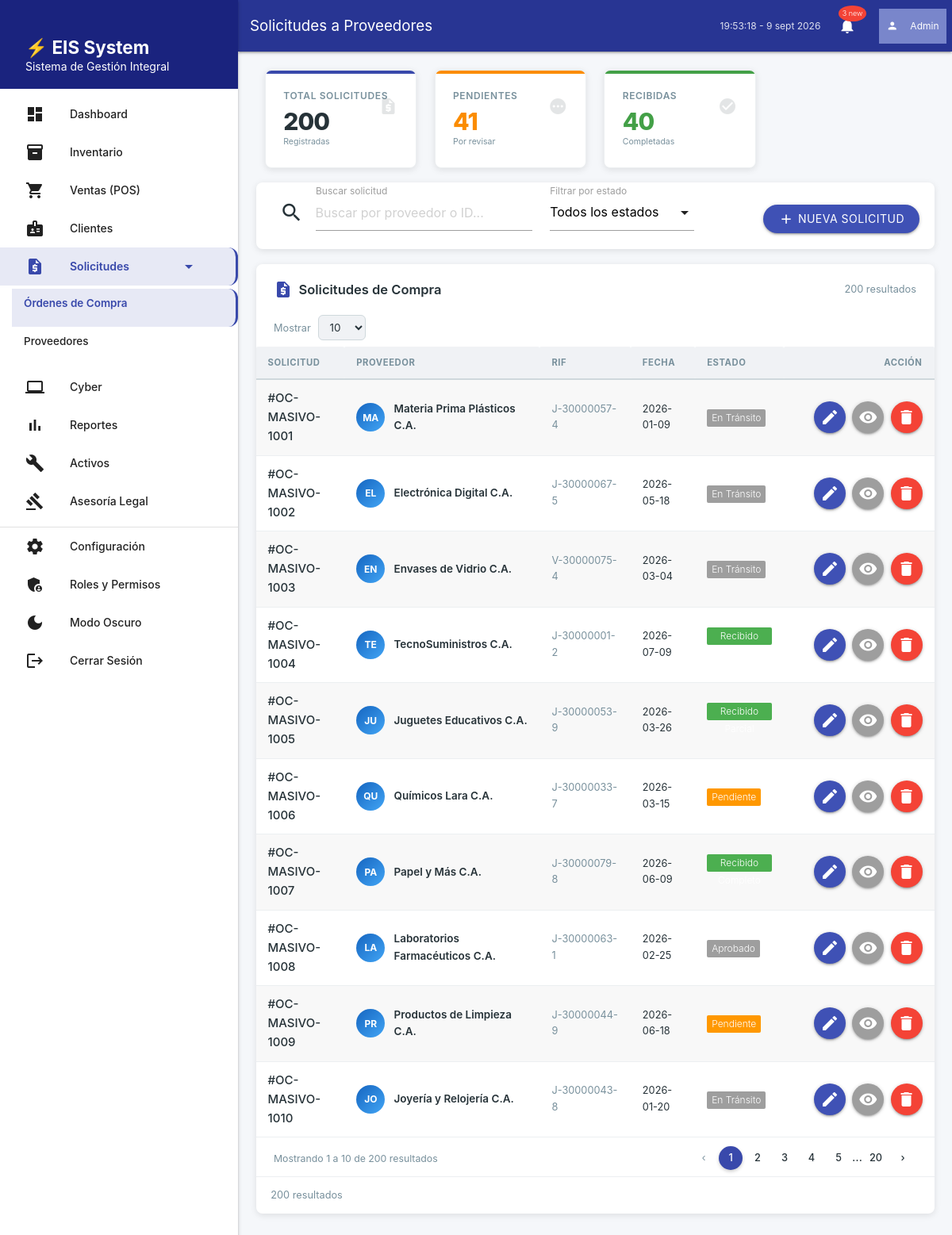
/?pagina=proveedores (signed in), run on the app's committed database.
### tables this page shows
CREATE TABLE orden_abastecimiento
(
    id              INT PRIMARY KEY AUTO_INCREMENT,
    numero_de_orden VARCHAR(50) not null,
    fecha           DATE        not null,
    fk_proveedor    INT,
    fk_status       INT,
    FOREIGN KEY (fk_proveedor) REFERENCES proveedores (id)
        ON DELETE RESTRICT
        ON UPDATE CASCADE,
    FOREIGN KEY (fk_status) REFERENCES status_seguimiento (id)
        ON DELETE RESTRICT
        ON UPDATE CASCADE
);

CREATE TABLE proveedores
(
    id       INT PRIMARY KEY AUTO_INCREMENT,
    rif      VARCHAR(20) UNIQUE NOT NULL,
    nombre   VARCHAR(100)       not null,
    email    VARCHAR(100)       not null,
    telefono VARCHAR(20)        not null
);

CREATE TABLE status_seguimiento
(
    id     INT PRIMARY KEY AUTO_INCREMENT,
    status VARCHAR(50) NOT NULL
);

### app/core/router.php (called while the page is built, shortened)
<?php
class Router
{
    public function handle(): void
    {
        $this->render();
    }
    private function render(): void
    {
        require __DIR__ . '/../template/layout.php';
    }
}

### index.php (called while the page is built, shortened)
<?php
$router = new Router();
$router->handle();

### app/core/Database.php (called while the page is built, shortened)
<?php
class Database
{
    private static ?PDO $instance = null;
    public static function getConnection(): PDO
    {
        if (self::$instance === null) {
            $dns = sprintf(
                'mysql:host=%s;dbname=%s;charset=%s',
                self::DB_HOST,
                self::DB_NAME,
                self::DB_CHARSET
            );
            $options = [
                PDO::ATTR_ERRMODE            => PDO::ERRMODE_EXCEPTION,
                PDO::ATTR_DEFAULT_FETCH_MODE => PDO::FETCH_ASSOC,
                PDO::ATTR_EMULATE_PREPARES   => false,
            ];
            try {
                self::$instance = new PDO($dns, self::DB_USER, self::DB_PASS, $options);
            } catch (PDOException $e) {
                throw new PDOException('Error de conexión a base de datos', (int)$e->getCode());
            }
        }
        return self::$instance;
    }
}

### app/core/Model.php (called while the page is built, shortened)
<?php
abstract class Model
{
    public function __construct()
    {
        $this->db = Database::getConnection();
    }
}

### app/Models/Proveedor.php (called while the page is built, shortened)
<?php
class Proveedor extends Model
{
    public function obtenerOrdenes(): array
    {
        $stmt = $this->db->query("
            SELECT oa.id, oa.numero_de_orden, oa.fecha,
                   p.id AS proveedor_id, p.nombre AS proveedor_nombre, p.rif,
                   ss.id AS status_id, ss.status AS estado
            FROM orden_abastecimiento oa
            LEFT JOIN proveedores p ON oa.fk_proveedor = p.id
            LEFT JOIN status_seguimiento ss ON oa.fk_status = ss.id
            ORDER BY oa.fecha DESC
        ");
        return $stmt->fetchAll();
    }
    public function totalSolicitudes(): int
    {
        $stmt = $this->db->query("SELECT COUNT(*) AS total FROM orden_abastecimiento");
        return (int)$stmt->fetch()['total'];
    }
    public function contarPorEstado(): array
    {
        $stmt = $this->db->query("
            SELECT ss.status AS estado, COUNT(*) AS total
            FROM orden_abastecimiento oa
            LEFT JOIN status_seguimiento ss ON oa.fk_status = ss.id
            GROUP BY ss.status
        ");
        return $stmt->fetchAll();
    }
}

### app/Views/proveedores.php (the view, shortened to what this page needs)
<?php
$provModel = new Proveedor();
$ordenes   = $provModel->obtenerOrdenes();
$kpis      = $provModel->contarPorEstado();
$total     = $provModel->totalSolicitudes();
$pendientes = 0; $recibidas = 0;
foreach ($kpis as $row) {
    $est = strtolower($row['estado']);
    if (str_contains($est, 'pend')) $pendientes = (int)$row['total'];
    elseif (str_contains($est, 'recib')) $recibidas = (int)$row['total'];
}
?>
<div class="row" style="margin-bottom:1.25rem;">
    <div class="col s12 m6 l3">
        <div class="metric-card" style="margin:0;">
            <div class="metric-icon"><i class="material-icons">request_quote</i></div>
            <div class="metric-label">Total Solicitudes</div>
            <div class="metric-value" id="kpi-total"><?php echo $total; ?></div>
            <div style="color:var(--text-muted);font-size:0.7rem;margin-top:0.25rem;">Registradas</div>
        </div>
    </div>
    <div class="col s12 m6 l3">
        <div class="metric-card warning" style="margin:0;">
            <div class="metric-icon"><i class="material-icons">pending</i></div>
            <div class="metric-label">Pendientes</div>
            <div class="metric-value" style="color:var(--warning);" id="kpi-pendientes"><?php echo $pendientes; ?></div>
            <div style="color:var(--text-muted);font-size:0.7rem;margin-top:0.25rem;">Por revisar</div>
        </div>
    </div>
    <div class="col s12 m6 l3">
        <div class="metric-card success" style="margin:0;">
            <div class="metric-icon"><i class="material-icons">check_circle</i></div>
            <div class="metric-label">Recibidas</div>
            <div class="metric-value" style="color:var(--success);" id="kpi-recibidas"><?php echo $recibidas; ?></div>
            <div style="color:var(--text-muted);font-size:0.7rem;margin-top:0.25rem;">Completadas</div>
        </div>
    </div>
</div>
<div class="card" style="margin-bottom:1.25rem;">
    <div class="card-content" style="padding:1rem 1.25rem;">
        <div class="row valign-wrapper" style="margin-bottom:0;flex-wrap:wrap;">
            <div class="col s12 m12 l5" style="margin-bottom:0;">
                <div class="input-field" style="margin:0;">
                    <i class="material-icons prefix">search</i>
                    <input type="text" id="searchProveedor" placeholder="Buscar por proveedor o ID...">
                    <label for="searchProveedor">Buscar solicitud</label>
                </div>
            </div>
            <div class="col s6 m4 l3" style="margin-bottom:0;">
                <div class="input-field" style="margin:0;">
                    <label>Filtrar por estado</label>
                </div>
            </div>
            <div class="col s6 m4 l4 right-align" style="padding:0.5rem 0 0;display:flex;gap:0.5rem;justify-content:flex-end;flex-wrap:wrap;">
                <button class="btn waves-effect waves-light indigo btn-nuevo" data-tipo="solicitud"
                    style="border-radius:24px;display:inline-flex;align-items:center;gap:0.35rem;padding:0 1.25rem;">
                    <i class="material-icons left" style="margin:0;">add</i>
                    <span class="hide-on-small-only">Nueva Solicitud</span>
                </button>
            </div>
        </div>
    </div>
</div>
<div class="card">
    <div class="card-content" style="padding:0;">
        <div style="padding:1.25rem 1.5rem 0;display:flex;align-items:center;justify-content:space-between;flex-wrap:wrap;gap:0.5rem;">
            <span style="font-size:1.1rem;font-weight:600;display:flex;align-items:center;gap:0.5rem;">
                <i class="material-icons" style="color:var(--primary);">request_quote</i> Solicitudes de Compra
            </span>
            <span class="result-count" style="color:var(--text-muted);font-size:0.85rem;"><?php echo count($ordenes); ?> resultados</span>
        </div>
        <div style="overflow-x:auto;margin-top:0.75rem;">
            <table class="striped" id="tabla-ordenes" style="margin-bottom:0;border-collapse:collapse;width:100%;min-width:580px;">
                <thead>
                    <tr style="background:var(--surface-hover);">
                        <th style="padding:0.75rem 1rem;font-size:0.75rem;text-transform:uppercase;letter-spacing:0.05em;color:var(--text-muted);font-weight:700;border-bottom:2px solid var(--border);">Solicitud</th>
                        <th style="padding:0.75rem 1rem;font-size:0.75rem;text-transform:uppercase;letter-spacing:0.05em;color:var(--text-muted);font-weight:700;border-bottom:2px solid var(--border);">Proveedor</th>
                        <th style="padding:0.75rem 1rem;font-size:0.75rem;text-transform:uppercase;letter-spacing:0.05em;color:var(--text-muted);font-weight:700;border-bottom:2px solid var(--border);">RIF</th>
                        <th style="padding:0.75rem 1rem;font-size:0.75rem;text-transform:uppercase;letter-spacing:0.05em;color:var(--text-muted);font-weight:700;border-bottom:2px solid var(--border);">Fecha</th>
                        <th style="padding:0.75rem 1rem;font-size:0.75rem;text-transform:uppercase;letter-spacing:0.05em;color:var(--text-muted);font-weight:700;border-bottom:2px solid var(--border);">Estado</th>
                        <th style="padding:0.75rem 1rem;font-size:0.75rem;text-transform:uppercase;letter-spacing:0.05em;color:var(--text-muted);font-weight:700;border-bottom:2px solid var(--border);text-align:right;">Acción</th>
                    </tr>
                </thead>
                <tbody>
                    <?php if (empty($ordenes)): ?>
                    <tr>
                        <td colspan="6" style="text-align:center;padding:2rem;color:var(--text-muted);">
                            <i class="material-icons" style="font-size:2.5rem;display:block;margin-bottom:0.5rem;">request_quote</i>
                            No hay solicitudes registradas
                        </td>
                    </tr>
                    <?php else: ?>
                    <?php foreach ($ordenes as $o):
                        $color = 'grey';
                        $estado = $o['estado'] ?? 'Sin estado';
                        $e = strtolower($estado);
                        if (str_contains($e, 'pend')) $color = 'orange';
                        elseif (str_contains($e, 'recib')) $color = 'green';
                        elseif (str_contains($e, 'cancel')) $color = 'red';
                    ?>
                    <tr data-id="<?php echo $o['id']; ?>" data-numero="<?php echo htmlspecialchars($o['numero_de_orden']); ?>" style="border-bottom:1px solid var(--border-light);transition:background 0.15s;">
                        <td style="padding:0.75rem 1rem;"><strong>#<?php echo htmlspecialchars($o['numero_de_orden']); ?></strong></td>
                        <td style="padding:0.75rem 1rem;">
                            <div style="display:flex;align-items:center;gap:0.75rem;">
                                <div style="width:36px;height:36px;border-radius:50%;background:linear-gradient(135deg,#1565c0,#42a5f5);display:flex;align-items:center;justify-content:center;flex-shrink:0;color:#fff;font-weight:700;font-size:0.8rem;"><?php echo strtoupper(substr($o['proveedor_nombre'] ?? '?', 0, 2)); ?></div>
                                <div>
                                    <div style="font-weight:600;font-size:0.9rem;"><?php echo htmlspecialchars($o['proveedor_nombre'] ?? 'Sin proveedor'); ?></div>
                                </div>
                            </div>
                        </td>
                        <td style="padding:0.75rem 1rem;color:var(--text-muted);font-size:0.85rem;"><?php echo htmlspecialchars($o['rif'] ?? '-'); ?></td>
                        <td style="padding:0.75rem 1rem;font-size:0.85rem;"><?php echo htmlspecialchars($o['fecha']); ?></td>
                        <td style="padding:0.75rem 1rem;"><span class="new badge <?php echo $color; ?>" data-badge-caption=""><?php echo htmlspecialchars($estado); ?></span></td>
                        <td style="padding:0.75rem 1rem;text-align:right;white-space:nowrap;">
                            <button class="btn-floating waves-effect waves-light indigo tooltipped btn-editar-orden" data-id="<?php echo $o['id']; ?>" data-position="left" data-tooltip="Editar solicitud"><i class="material-icons">edit</i></button>
                            <button class="btn-floating waves-effect waves-light grey tooltipped btn-ver-orden" data-id="<?php echo $o['id']; ?>" data-position="left" data-tooltip="Ver detalles" style="margin-left:4px;"><i class="material-icons">visibility</i></button>
                            <button class="btn-floating waves-effect waves-light red tooltipped btn-eliminar-orden" data-id="<?php echo $o['id']; ?>" data-numero="<?php echo htmlspecialchars($o['numero_de_orden']); ?>" data-position="left" data-tooltip="Eliminar" style="margin-left:4px;"><i class="material-icons">delete</i></button>
                        </td>
                    </tr>
                    <?php endforeach; ?>
                    <?php endif; ?>
                </tbody>
            </table>
        </div>
        <div style="padding:0.85rem 1.25rem;border-top:1px solid var(--border-light);display:flex;align-items:center;justify-content:space-between;flex-wrap:wrap;gap:0.75rem;">
            <span class="result-count" style="color:var(--text-muted);font-size:0.85rem;"><?php echo count($ordenes); ?> resultados</span>
        </div>
    </div>
</div>

### data on the page
orden_abastecimiento: numero_de_orden "OC-MASIVO-1004", fk_proveedor.nombre "TE", fk_proveedor.nombre "TecnoSuministros C.A.", fk_proveedor.rif "J-30000001-2", fecha "2026-07-09", fk_status.status "Recibido Completo"
orden_abastecimiento: numero_de_orden "OC-MASIVO-1009", fk_proveedor.nombre "PR", fk_proveedor.nombre "Productos de Limpieza C.A.", fk_proveedor.rif "J-30000044-9", fecha "2026-06-18", fk_status.status "Pendiente"
orden_abastecimiento: numero_de_orden "OC-MASIVO-1007", fk_proveedor.nombre "PA", fk_proveedor.nombre "Papel y Más C.A.", fk_proveedor.rif "J-30000079-8", fecha "2026-06-09", fk_status.status "Recibido Completo"
orden_abastecimiento: numero_de_orden "OC-MASIVO-1002", fk_proveedor.nombre "EL", fk_proveedor.nombre "Electrónica Digital C.A.", fk_proveedor.rif "J-30000067-5", fecha "2026-05-18", fk_status.status "En Tránsito"
orden_abastecimiento: numero_de_orden "OC-MASIVO-1005", fk_proveedor.nombre "JU", fk_proveedor.nombre "Juguetes Educativos C.A.", fk_proveedor.rif "J-30000053-9", fecha "2026-03-26", fk_status.status "Recibido Parcial"
orden_abastecimiento: numero_de_orden "OC-MASIVO-1006", fk_proveedor.nombre "QU", fk_proveedor.nombre "Químicos Lara C.A.", fk_proveedor.rif "J-30000033-7", fecha "2026-03-15", fk_status.status "Pendiente"
orden_abastecimiento: numero_de_orden "OC-MASIVO-1003", fk_proveedor.nombre "EN", fk_proveedor.nombre "Envases de Vidrio C.A.", fk_proveedor.rif "V-30000075-4", fecha "2026-03-04", fk_status.status "En Tránsito"
orden_abastecimiento: numero_de_orden "OC-MASIVO-1008", fk_proveedor.nombre "LA", fk_proveedor.nombre "Laboratorios Farmacéuticos C.A.", fk_proveedor.rif "J-30000063-1", fecha "2026-02-25", fk_status.status "Aprobado"
orden_abastecimiento: numero_de_orden "OC-MASIVO-1010", fk_proveedor.nombre "JO", fk_proveedor.nombre "Joyería y Relojería C.A.", fk_proveedor.rif "J-30000043-8", fecha "2026-01-20", fk_status.status "En Tránsito"
orden_abastecimiento: numero_de_orden "OC-MASIVO-1001", fk_proveedor.nombre "MA", fk_proveedor.nombre "Materia Prima Plásticos C.A.", fk_proveedor.rif "J-30000057-4", fecha "2026-01-09", fk_status.status "En Tránsito"

### other printed values
$pageTitle "Solicitudes a Proveedores"
$total "200"
$pendientes "41"
$recibidas "40"
count($ordenes) "200"
